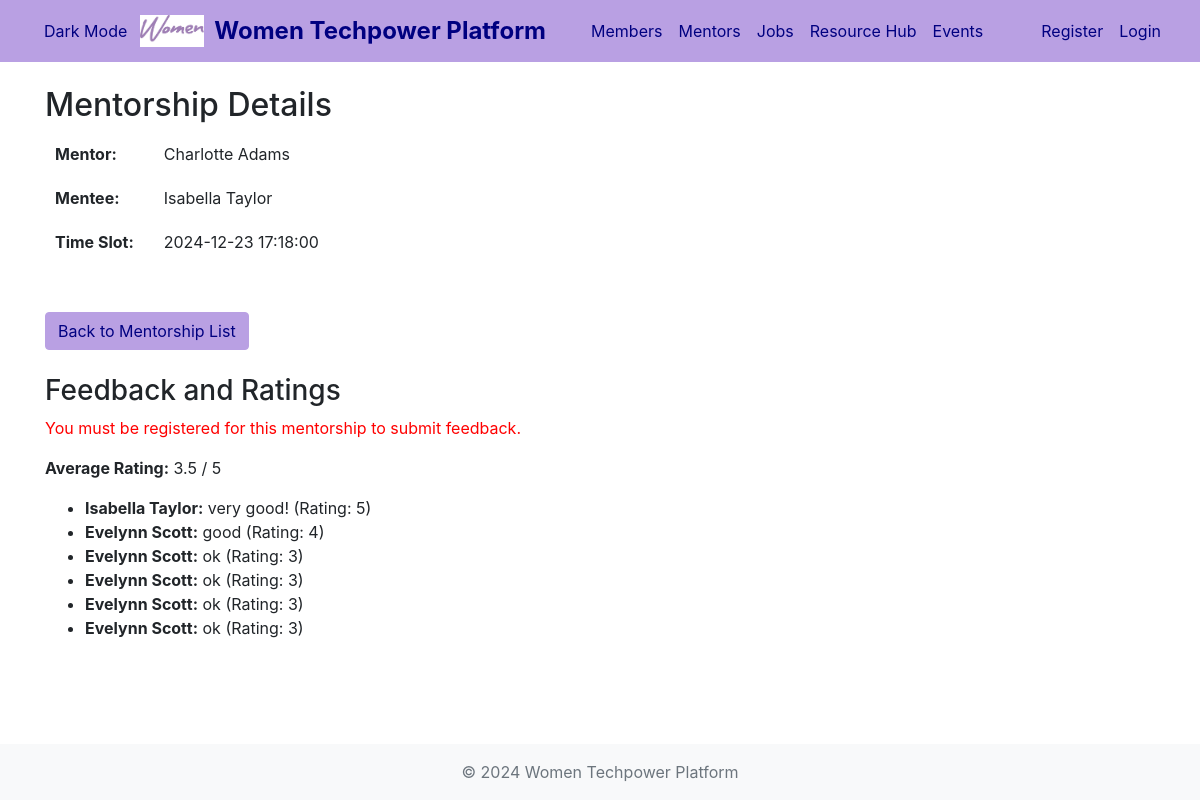
The app's page /details_mentorship.php?id=2 with its own data.
### tables this page shows
CREATE TABLE `mentorships` (
  `id` int(11) NOT NULL,
  `mentor_id` int(11) NOT NULL,
  `member_id` int(11) DEFAULT NULL,
  `time_slot` datetime NOT NULL
);

CREATE TABLE `members` (
  `id` int(11) NOT NULL,
  `first_name` varchar(50) NOT NULL,
  `last_name` varchar(50) NOT NULL,
  `email` varchar(100) NOT NULL,
  `pswd` varchar(255) NOT NULL,
  `profession` varchar(100) DEFAULT NULL,
  `company` varchar(100) DEFAULT NULL,
  `expertise` text DEFAULT NULL,
  `linkedin_profile` varchar(255) DEFAULT NULL,
  `status` enum('member','mentor','admin') DEFAULT 'member',
  `created_at` timestamp NOT NULL DEFAULT current_timestamp(),
  `studies` varchar(255) DEFAULT NULL
);

CREATE TABLE `mentorship_feedback` (
  `id` int(11) NOT NULL,
  `mentorship_id` int(11) NOT NULL,
  `member_id` int(11) NOT NULL,
  `feedback` text NOT NULL,
  `rating` int(11) NOT NULL CHECK (`rating` between 1 and 5)
);

### details_mentorship.php (the view, shortened to what this page needs)
<?php
include_once "includes/header.php";
function displayValue($value) {
    return !empty($value) ? htmlspecialchars($value) : "N/A";
}
$database = new Database();
$db = $database->getConnection();
$mentorshipId = $_GET['id'];
$userId = $_SESSION['user_id'];
$query = "SELECT m1.first_name AS mentor_first_name,
                 m1.last_name AS mentor_last_name,
                 m2.first_name AS mentee_first_name,
                 m2.last_name AS mentee_last_name,
                 mentorships.time_slot,
                 mentorships.member_id AS registered_member_id
          FROM mentorships
          LEFT JOIN members m1 ON mentorships.mentor_id = m1.id
          LEFT JOIN members m2 ON mentorships.member_id = m2.id
          WHERE mentorships.id = ?";
$stmt = $db->prepare($query);
$stmt->execute(array($mentorshipId));
$mentorship = $stmt->fetch(PDO::FETCH_ASSOC);
$isRegistered = ($mentorship['registered_member_id'] == $userId);
$feedbackQuery = "SELECT feedback, rating, CONCAT(members.first_name, ' ', members.last_name) AS full_name
                  FROM mentorship_feedback
                  INNER JOIN members ON mentorship_feedback.member_id = members.id
                  WHERE mentorship_feedback.mentorship_id = ?";
$feedbackStmt = $db->prepare($feedbackQuery);
$feedbackStmt->execute(array($mentorshipId));
$feedbackList = $feedbackStmt->fetchAll(PDO::FETCH_ASSOC);
$averageRatingQuery = "SELECT AVG(rating) AS average_rating FROM mentorship_feedback WHERE mentorship_id = ?";
$averageRatingStmt = $db->prepare($averageRatingQuery);
$averageRatingStmt->execute(array($mentorshipId));
$averageRating = $averageRatingStmt->fetch(PDO::FETCH_ASSOC)['average_rating'];
?>
<div class="details-container">
    <h2>Mentorship Details</h2>
    <table class="details-table">
        <tr>
            <th>Mentor:</th>
            <td><?php echo displayValue($mentorship['mentor_first_name'] . ' ' . $mentorship['mentor_last_name']); ?></td>
        </tr>
        <tr>
            <th>Mentee:</th>
            <td><?php echo displayValue($mentorship['mentee_first_name'] . ' ' . $mentorship['mentee_last_name']); ?></td>
        </tr>
        <tr>
            <th>Time Slot:</th>
            <td><?php echo displayValue($mentorship['time_slot']); ?></td>
        </tr>
    </table>
    <br/>
    <br/>
    <a href="mentorships.php" class="btn btn-primary">Back to Mentorship List</a>
</div>
<br><h3>Feedback and Ratings</h3>
<?php if ($isRegistered): ?>
    <form method="POST">
        <textarea class="custom-textbox feedback-textbox" name="feedback" placeholder="Type your feedback here" required></textarea>
        <br/>
        <select class="custom-dropdown" name="rating" required>
            <option value="">Select Rating</option>
            <?php for ($i = 1; $i <= 5; $i++): ?>
                <option value="<?php echo $i; ?>"><?php echo $i; ?></option>
            <?php endfor; ?>
        </select>
        <br/><br/>
        <button type="submit" class="btn btn-primary" name="feedback_submit">Submit Feedback</button>
    </form>
<?php else: ?>
    <p style="color:red;">You must be registered for this mentorship to submit feedback.</p>
<?php endif; ?>
<?php if ($averageRating): ?>
    <p><strong>Average Rating:</strong> <?php echo round($averageRating, 2); ?> / 5</p>
<?php endif; ?>
<ul>
    <?php foreach ($feedbackList as $feedback): ?>
        <li>
            <strong><?php echo htmlspecialchars($feedback['full_name']); ?>:</strong>
            <?php echo htmlspecialchars($feedback['feedback']); ?>
            (Rating: <?php echo htmlspecialchars($feedback['rating']); ?>)
        </li>
    <?php endforeach; ?>
</ul>
<?php include_once "includes/footer.php"; ?>

### css/style.css (style rules this page uses)
body { min-height: 100vh; display: flex; flex-direction: column; }
.btn-primary { background-color: #b9a0e3 !important; color: #000080 !important; border-color: #b9a0e3 !important; }
.details-table th { text-align: left; padding: 10px; width: 30%; vertical-align: top; }
.details-table td { text-align: left; padding: 10px 20px; font-weight: normal; }

### records on screen
mentorships: mentor.last_name "Charlotte Adams", member.last_name "Isabella Taylor", time_slot "2024-12-23 17:18:00"
mentorship_feedback: full_name "Isabella Taylor", feedback "very good!", rating "5"
mentorship_feedback: full_name "Evelynn Scott", feedback "good", rating "4"
mentorship_feedback: full_name "Evelynn Scott", feedback "ok", rating "3"
mentorship_feedback: full_name "Evelynn Scott", feedback "ok", rating "3"
mentorship_feedback: full_name "Evelynn Scott", feedback "ok", rating "3"
mentorship_feedback: full_name "Evelynn Scott", feedback "ok", rating "3"

### other values on screen
$averageRating "3.5"
